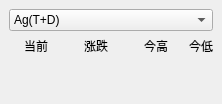
<?xml version="1.0" encoding="UTF-8"?>
<ui version="4.0">
 <class>MainWindow</class>
 <widget class="QMainWindow" name="MainWindow">
  <property name="geometry">
   <rect>
    <x>0</x>
    <y>0</y>
    <width>222</width>
    <height>94</height>
   </rect>
  </property>
  <property name="windowTitle">
   <string>MainWindow</string>
  </property>
  <widget class="QWidget" name="centralwidget">
   <layout class="QGridLayout" name="gridLayout" rowstretch="1,1,1,1,0">
    <item row="1" column="0">
     <widget class="QLabel" name="label">
      <property name="text">
       <string>当前</string>
      </property>
      <property name="alignment">
       <set>Qt::AlignCenter</set>
      </property>
     </widget>
    </item>
    <item row="1" column="2">
     <widget class="QLabel" name="label_3">
      <property name="text">
       <string>今高</string>
      </property>
      <property name="alignment">
       <set>Qt::AlignCenter</set>
      </property>
     </widget>
    </item>
    <item row="2" column="3" colspan="2">
     <widget class="QLabel" name="label_low">
      <property name="sizePolicy">
       <sizepolicy hsizetype="Expanding" vsizetype="Preferred">
        <horstretch>0</horstretch>
        <verstretch>0</verstretch>
       </sizepolicy>
      </property>
      <property name="text">
       <string/>
      </property>
      <property name="alignment">
       <set>Qt::AlignCenter</set>
      </property>
     </widget>
    </item>
    <item row="2" column="0">
     <widget class="QLabel" name="label_cur">
      <property name="sizePolicy">
       <sizepolicy hsizetype="Expanding" vsizetype="Preferred">
        <horstretch>0</horstretch>
        <verstretch>0</verstretch>
       </sizepolicy>
      </property>
      <property name="text">
       <string/>
      </property>
      <property name="alignment">
       <set>Qt::AlignCenter</set>
      </property>
     </widget>
    </item>
    <item row="2" column="2">
     <widget class="QLabel" name="label_top">
      <property name="sizePolicy">
       <sizepolicy hsizetype="Expanding" vsizetype="Preferred">
        <horstretch>0</horstretch>
        <verstretch>0</verstretch>
       </sizepolicy>
      </property>
      <property name="text">
       <string/>
      </property>
      <property name="alignment">
       <set>Qt::AlignCenter</set>
      </property>
     </widget>
    </item>
    <item row="1" column="3" colspan="2">
     <widget class="QLabel" name="label_4">
      <property name="text">
       <string>今低</string>
      </property>
      <property name="alignment">
       <set>Qt::AlignCenter</set>
      </property>
     </widget>
    </item>
    <item row="2" column="1">
     <widget class="QLabel" name="label_change">
      <property name="sizePolicy">
       <sizepolicy hsizetype="Expanding" vsizetype="Preferred">
        <horstretch>0</horstretch>
        <verstretch>0</verstretch>
       </sizepolicy>
      </property>
      <property name="text">
       <string/>
      </property>
      <property name="alignment">
       <set>Qt::AlignCenter</set>
      </property>
     </widget>
    </item>
    <item row="1" column="1">
     <widget class="QLabel" name="label_2">
      <property name="text">
       <string>涨跌</string>
      </property>
      <property name="alignment">
       <set>Qt::AlignCenter</set>
      </property>
     </widget>
    </item>
    <item row="3" column="0" colspan="5">
     <widget class="QLabel" name="label_time">
      <property name="text">
       <string/>
      </property>
      <property name="alignment">
       <set>Qt::AlignRight|Qt::AlignTrailing|Qt::AlignVCenter</set>
      </property>
     </widget>
    </item>
    <item row="0" column="0" colspan="5">
     <widget class="QComboBox" name="comboBox">
      <item>
       <property name="text">
        <string>Ag(T+D)</string>
       </property>
      </item>
      <item>
       <property name="text">
        <string>Au(T+D)</string>
       </property>
      </item>
      <item>
       <property name="text">
        <string>Au(T+N1)</string>
       </property>
      </item>
      <item>
       <property name="text">
        <string>Au(T+N2)</string>
       </property>
      </item>
      <item>
       <property name="text">
        <string>Au100g</string>
       </property>
      </item>
      <item>
       <property name="text">
        <string>Au99.95</string>
       </property>
      </item>
      <item>
       <property name="text">
        <string>Au99.99</string>
       </property>
      </item>
      <item>
       <property name="text">
        <string>Pt99.95</string>
       </property>
      </item>
     </widget>
    </item>
   </layout>
  </widget>
 </widget>
 <resources/>
 <connections/>
</ui>
